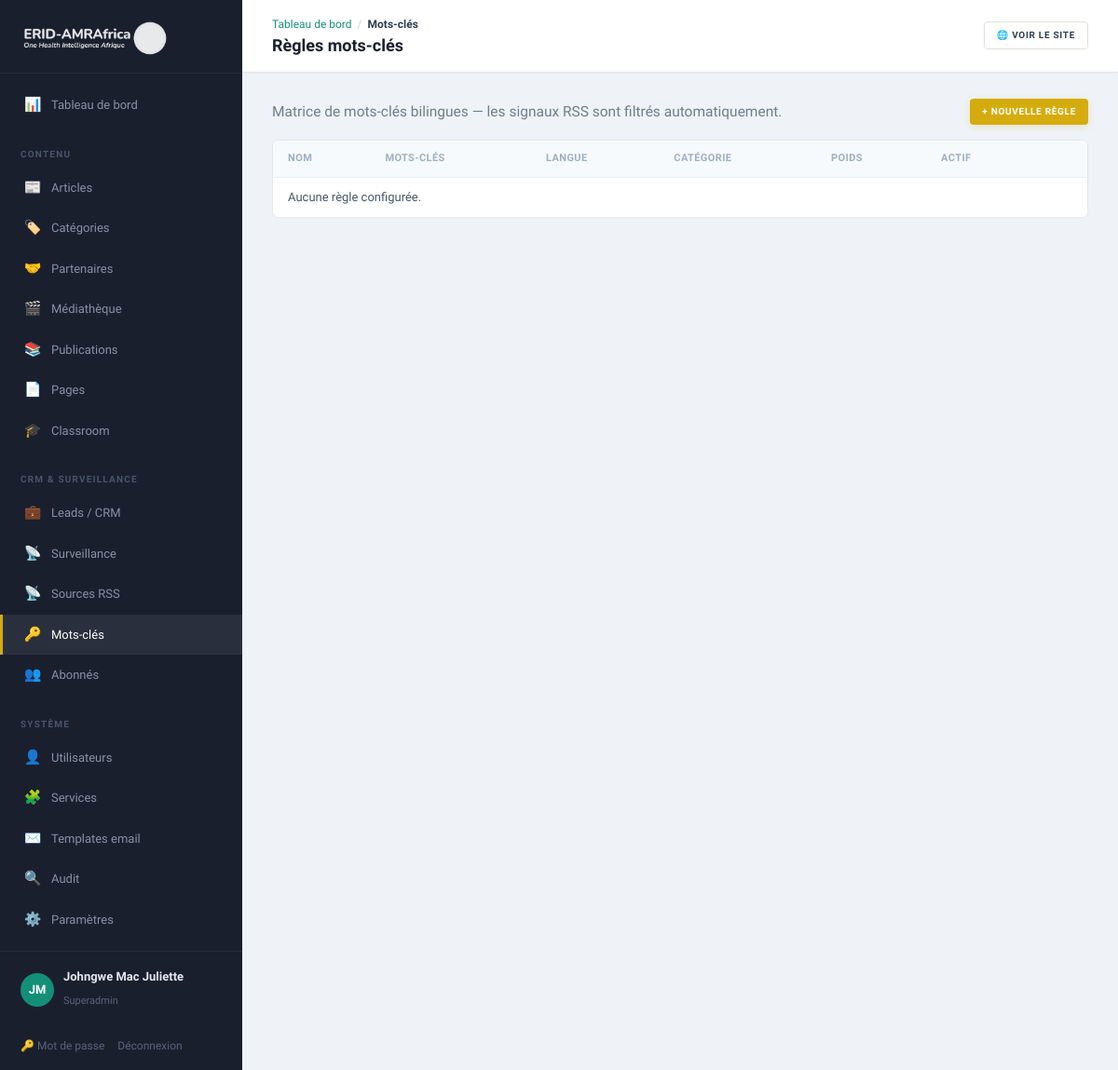
Before: /admin/keyword-rules (signed in) with the older database file.
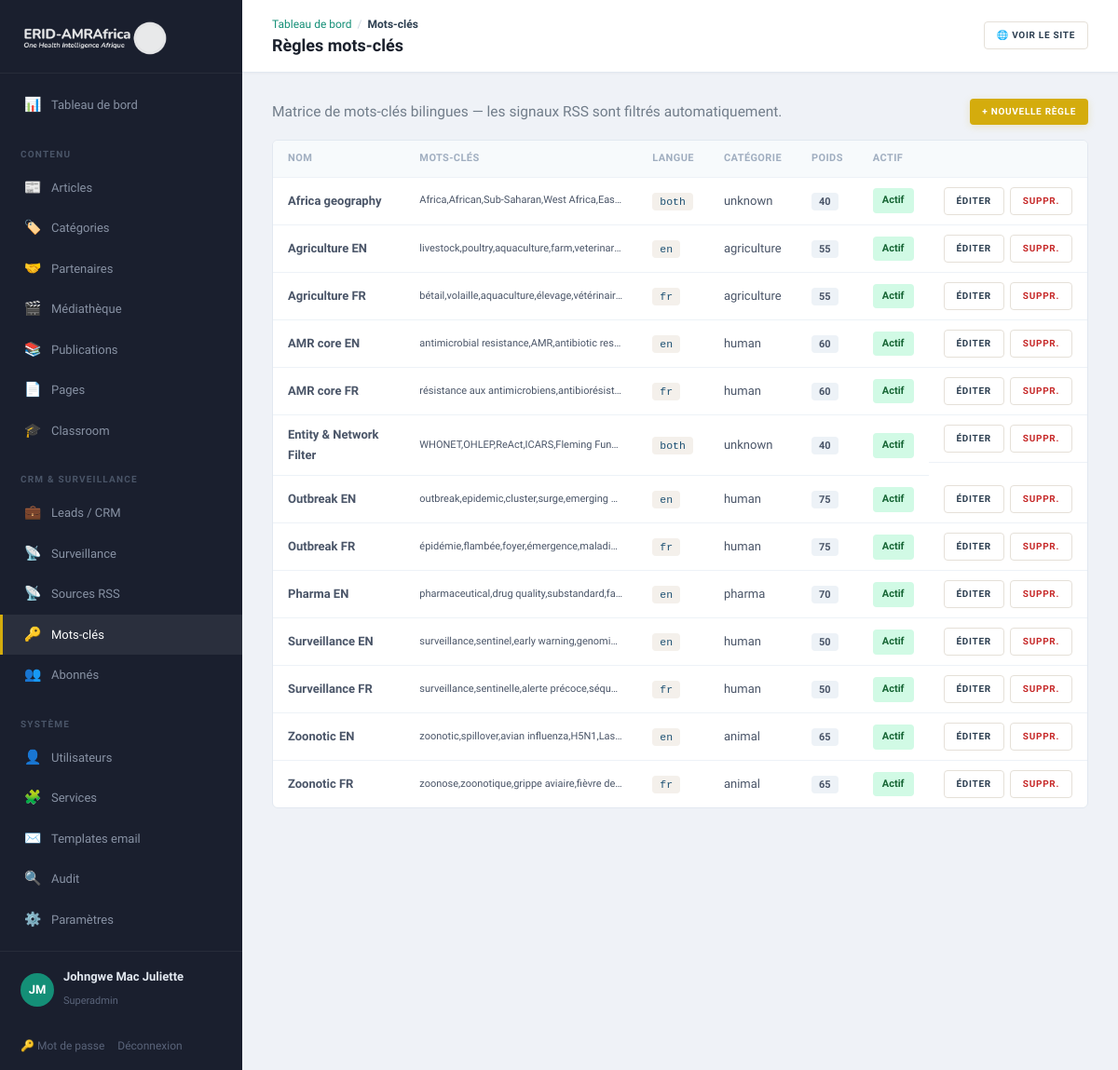
After: the same page with the newer database file.
### tables this page shows
CREATE TABLE keyword_rules (
    id              INT UNSIGNED AUTO_INCREMENT PRIMARY KEY,
    name            VARCHAR(200)    NOT NULL,
    pattern         VARCHAR(500)    NOT NULL COMMENT 'comma-separated keywords',
    language        ENUM('en','fr','both') NOT NULL DEFAULT 'both',
    category        VARCHAR(80)     NULL COMMENT 'maps to rumours.sector or free tag',
    risk_weight     TINYINT         NOT NULL DEFAULT 50 COMMENT 'base risk score when matched 0-100',
    is_active       TINYINT(1)      NOT NULL DEFAULT 1,
    created_at      DATETIME        NOT NULL DEFAULT CURRENT_TIMESTAMP
);

### app/Core/View.php (called while the page is built, shortened)
<?php
final class View
{
    public static function render(string $template, array $data = [], string $layout = 'public'): void
    {
        $root = Config::get('root');
        extract($data, EXTR_SKIP);
        require $root . '/app/Views/' . $template . '.php';
        $content = ob_get_clean();
        require $root . '/app/Views/layouts/' . $layout . '.php';
    }
    public static function e(?string $s): string
    {
        return htmlspecialchars((string) $s, ENT_QUOTES, 'UTF-8');
    }
}

### app/Core/Controller.php (called while the page is built, shortened)
<?php
abstract class Controller
{
    protected function view(string $template, array $data = [], string $layout = 'public'): void
    {
        View::render($template, $data, $layout);
    }
}

### app/Controllers/Admin/KeywordRulesController.php (called while the page is built, shortened)
<?php
final class KeywordRulesController extends Controller
{
    public function index(): void
    {
        $rules = Database::all('SELECT * FROM keyword_rules ORDER BY name');
        $this->view('admin/keyword_rules', ['title' => 'Règles mots-clés', 'rules' => $rules], 'admin');
    }
}

### public/index.php (called while the page is built, shortened)
<?php
spl_autoload_register(function (string $class): void {
    $path = APP_ROOT . '/app/' . str_replace('\\', '/', substr($class, 4)) . '.php';
});
$router = new Router();
$router->dispatch($_SERVER['REQUEST_METHOD'], $_SERVER['REQUEST_URI']);

### app/Core/Config.php (called while the page is built, shortened)
<?php
final class Config
{
    private static array $data = [];
    public static function load(string $root): void
    {
        $env = [];
        self::$data = [
            'app' => [
                'name'   => $env['APP_NAME']   ?? 'ERID-AMRAfrica',
                'env'    => $env['APP_ENV']    ?? 'production',
                'url'    => $env['APP_URL']    ?? 'http://localhost:8080',
                'locale' => $env['APP_LOCALE'] ?? 'fr',
            ],
            'db' => [
                'host' => $env['DB_HOST'] ?? '127.0.0.1',
                'port' => $env['DB_PORT'] ?? '3306',
                'name' => $env['DB_NAME'] ?? 'erid_amrafrica',
                'user' => $env['DB_USER'] ?? 'root',
                'pass' => $env['DB_PASS'] ?? '',
            ],
            'mail' => [
                'from'      => $env['MAIL_FROM'] ?? 'consulting@erid-amrafrica.org',
                'from_name' => $env['MAIL_FROM_NAME'] ?? 'ERID-AMRAfrica',
            ],
            'root' => $root,
        ];
    }
    public static function get(string $key): mixed
    {
        return self::$data[$key] ?? null;
    }
}

### app/Core/Database.php (called while the page is built, shortened)
<?php
final class Database
{
    private static ?PDO $pdo = null;
    public static function pdo(): PDO
    {
        if (self::$pdo === null) {
            $cfg = Config::get('db');
            $dsn = sprintf(
                'mysql:host=%s;port=%s;dbname=%s;charset=utf8mb4',
                $cfg['host'], $cfg['port'], $cfg['name']
            );
            try {
                self::$pdo = new PDO($dsn, $cfg['user'], $cfg['pass'], [
                    PDO::ATTR_ERRMODE            => PDO::ERRMODE_EXCEPTION,
                    PDO::ATTR_DEFAULT_FETCH_MODE => PDO::FETCH_ASSOC,
                    PDO::ATTR_EMULATE_PREPARES   => false,
                    PDO::MYSQL_ATTR_INIT_COMMAND => "SET NAMES utf8mb4 COLLATE utf8mb4_unicode_ci",
                ]);
            } catch (PDOException $e) {
                http_response_code(500);
                exit('Database connection failed.');
            }
        }
        return self::$pdo;
    }
    public static function all(string $sql, array $params = []): array
    {
        $stmt = self::pdo()->prepare($sql);
        $stmt->execute($params);
        return $stmt->fetchAll();
    }
}

### app/Core/Auth.php (called while the page is built, shortened)
<?php
final class Auth
{
    public static function check(): bool
    {
        return true;
    }
    public static function user(): ?array
    {
        return [
            'id'   => $_SESSION['uid'],
            'name' => $_SESSION['uname'],
            'role' => $_SESSION['urole'],
        ];
    }
}

### app/Views/admin/keyword_rules.php (the view, shortened to what the changed rows need)
<?php
$e = fn($s) => View::e($s);
?>
<div class="toolbar" style="display:flex;justify-content:space-between;align-items:center;flex-wrap:wrap;gap:8px">
  <p class="muted" style="margin:0">Matrice de mots-clés bilingues — les signaux RSS sont filtrés automatiquement.</p>
  <a class="btn btn-gold sm" href="/admin/keyword-rules/new">+ Nouvelle règle</a>
</div>
<div class="panel">
  <table class="data-table">
    <thead><tr><th>Nom</th><th>Mots-clés</th><th>Langue</th><th>Catégorie</th><th>Poids</th><th>Actif</th><th></th></tr></thead>
    <tbody>
    <?php foreach ($rules as $r): ?>
      <tr>
        <td><strong><?= $e($r['name']) ?></strong></td>
        <td style="max-width:250px;overflow:hidden;text-overflow:ellipsis;white-space:nowrap;font-size:11px" title="<?= $e($r['pattern']) ?>"><?= $e(mb_substr($r['pattern'], 0, 60)) ?><?= mb_strlen($r['pattern']) > 60 ? '...' : '' ?></td>
        <td><code><?= $e($r['language']) ?></code></td>
        <td><?= $r['category'] ? $e($r['category']) : '<span class="muted">—</span>' ?></td>
        <td><span class="badge"><?= (int)$r['risk_weight'] ?></span></td>
        <td><span class="status <?= $r['is_active'] ? 'status-published' : 'status-draft' ?>"><?= $r['is_active'] ? 'Actif' : 'Inactif' ?></span></td>
        <td style="display:flex;gap:6px">
          <a class="btn btn-ghost sm" href="/admin/keyword-rules/<?= (int)$r['id'] ?>/edit">Éditer</a>
          <form method="post" action="/admin/keyword-rules/<?= (int)$r['id'] ?>/delete" style="display:inline" onsubmit="return confirm('Supprimer cette règle ?')">
            <button type="submit" class="btn btn-ghost sm" style="color:#c62828">Suppr.</button>
          </form>
        </td>
      </tr>
    <?php endforeach; ?>
    <?php if (!$rules): ?><tr><td colspan="7" class="muted">Aucune règle configurée.</td></tr><?php endif; ?>
    </tbody>
  </table>
</div>

### app/Core/Router.php (shortened to what the changed rows need)
<?php
final class Router
{
    private array $routes = ['GET' => [], 'POST' => []];
    public function get(string $path, callable|array $handler): void
    {
        $this->routes['GET'][$this->normalize($path)] = $handler;
    }
    public function post(string $path, callable|array $handler): void
    {
        $this->routes['POST'][$this->normalize($path)] = $handler;
    }
    private function normalize(string $path): string
    {
        return '/' . trim($path, '/');
    }
    public function dispatch(string $method, string $uri): void
    {
        $path = $this->normalize(parse_url($uri, PHP_URL_PATH) ?: '/');
        foreach ($this->routes[$method] ?? [] as $route => $handler) {
            $pattern = '#^' . preg_replace('#\{[a-zA-Z_]+\}#', '([^/]+)', $route) . '$#';
            if (preg_match($pattern, $path, $m)) {
                array_shift($m);
                $this->invoke($handler, $m);
                return;
            }
        }
    }
    private function invoke(callable|array $handler, array $args): void
    {
        if (is_array($handler)) {
            [$class, $method] = $handler;
            (new $class())->{$method}(...$args);
            return;
        }
    }
}

### app/Views/layouts/admin.php (shortened to what the changed rows need)
<?php
$e = fn($s) => View::e($s);
$u = Auth::user();
$uri = strtok($_SERVER['REQUEST_URI'] ?? '', '?');
$isActive = fn($path) => $uri === $path ? 'active' : '';
$initials = implode('', array_map(fn($w) => mb_strtoupper(mb_substr($w, 0, 1)), explode(' ', $u['name'] ?? 'A')));
$crumbs = [['Tableau de bord', '/admin']];
$segments = array_filter(explode('/', trim($uri, '/')));
array_shift($segments);
$breadcrumbLabels = [
    'articles' => 'Articles', 'categories' => 'Catégories', 'partners' => 'Partenaires', 'media' => 'Médiathèque', 'publications' => 'Publications',
    'pages' => 'Pages', 'courses' => 'Classroom', 'leads' => 'Leads / CRM',
    'rumours' => 'Surveillance', 'rss-sources' => 'Sources RSS', 'keyword-rules' => 'Mots-clés',
    'subscribers' => 'Abonnés', 'users' => 'Utilisateurs',
    'services' => 'Services', 'email-templates' => 'Templates email', 'audit' => 'Audit',
    'settings' => 'Paramètres', 'new' => 'Nouveau', 'edit' => 'Éditer', 'export' => 'Export',
    'password' => 'Mot de passe',
];
$path = '/admin';
foreach ($segments as $seg) {
    $path .= '/' . $seg;
    $crumbs[] = [$breadcrumbLabels[$seg] ?? (is_numeric($seg) ? '#' . $seg : ucfirst($seg)), $path];
}
?>
<!DOCTYPE html>
<html lang="fr">
<head>
    <link rel="stylesheet" href="/assets/css/app.css">
</head>
<body class="admin">
<aside class="sidebar" id="adminSidebar">
    <div class="sidebar__logo">
        <a href="/admin"><img src="/assets/logo.png" alt="ERID-AMRAfrica" class="sidebar__logo-img"></a>
    </div>
    <nav class="sidebar__nav">
        <a href="/admin" class="sidebar__link <?= $isActive('/admin') ?>">
            <span class="sidebar__icon">📊</span> Tableau de bord
        </a>
        <div class="sidebar__section">Contenu</div>
        <a href="/admin/articles" class="sidebar__link <?= str_starts_with($uri, '/admin/articles') ? 'active' : '' ?>">
            <span class="sidebar__icon">📰</span> Articles
        </a>
        <a href="/admin/categories" class="sidebar__link <?= str_starts_with($uri, '/admin/categories') ? 'active' : '' ?>">
            <span class="sidebar__icon">🏷️</span> Catégories
        </a>
        <a href="/admin/partners" class="sidebar__link <?= str_starts_with($uri, '/admin/partners') ? 'active' : '' ?>">
            <span class="sidebar__icon">🤝</span> Partenaires
        </a>
        <a href="/admin/media" class="sidebar__link <?= str_starts_with($uri, '/admin/media') ? 'active' : '' ?>">
            <span class="sidebar__icon">🎬</span> Médiathèque
        </a>
        <a href="/admin/publications" class="sidebar__link <?= str_starts_with($uri, '/admin/publications') ? 'active' : '' ?>">
            <span class="sidebar__icon">📚</span> Publications
        </a>
        <a href="/admin/pages" class="sidebar__link <?= str_starts_with($uri, '/admin/pages') ? 'active' : '' ?>">
            <span class="sidebar__icon">📄</span> Pages
        </a>
        <a href="/admin/courses" class="sidebar__link <?= str_starts_with($uri, '/admin/courses') ? 'active' : '' ?>">
            <span class="sidebar__icon">🎓</span> Classroom
        </a>
        <div class="sidebar__section">CRM & Surveillance</div>
        <a href="/admin/leads" class="sidebar__link <?= str_starts_with($uri, '/admin/leads') ? 'active' : '' ?>">
            <span class="sidebar__icon">💼</span> Leads / CRM
        </a>
        <a href="/admin/rumours" class="sidebar__link <?= str_starts_with($uri, '/admin/rumours') ? 'active' : '' ?>">
            <span class="sidebar__icon">📡</span> Surveillance
        </a>
        <a href="/admin/rss-sources" class="sidebar__link <?= str_starts_with($uri, '/admin/rss-sources') ? 'active' : '' ?>">
            <span class="sidebar__icon">📡</span> Sources RSS
        </a>
        <a href="/admin/keyword-rules" class="sidebar__link <?= str_starts_with($uri, '/admin/keyword-rules') ? 'active' : '' ?>">
            <span class="sidebar__icon">🔑</span> Mots-clés
        </a>
        <a href="/admin/subscribers" class="sidebar__link <?= str_starts_with($uri, '/admin/subscribers') ? 'active' : '' ?>">
            <span class="sidebar__icon">👥</span> Abonnés
        </a>
        <?php if (in_array($_SESSION['urole'] ?? '', ['superadmin', 'editor'])): ?>
        <div class="sidebar__section">Système</div>
        <?php if (($_SESSION['urole'] ?? '') === 'superadmin'): ?>
        <a href="/admin/users" class="sidebar__link <?= str_starts_with($uri, '/admin/users') ? 'active' : '' ?>">
            <span class="sidebar__icon">👤</span> Utilisateurs
        </a>
        <?php endif; ?>
        <a href="/admin/services" class="sidebar__link <?= str_starts_with($uri, '/admin/services') ? 'active' : '' ?>">
            <span class="sidebar__icon">🧩</span> Services
        </a>
        <a href="/admin/email-templates" class="sidebar__link <?= str_starts_with($uri, '/admin/email-templates') ? 'active' : '' ?>">
            <span class="sidebar__icon">✉️</span> Templates email
        </a>
        <a href="/admin/audit" class="sidebar__link <?= str_starts_with($uri, '/admin/audit') ? 'active' : '' ?>">
            <span class="sidebar__icon">🔍</span> Audit
        </a>
        <a href="/admin/settings" class="sidebar__link <?= str_starts_with($uri, '/admin/settings') ? 'active' : '' ?>">
            <span class="sidebar__icon">⚙️</span> Paramètres
        </a>
        <?php endif; ?>
    </nav>
    <div class="sidebar__user">
        <div class="sidebar__avatar"><?= $e(mb_substr($initials, 0, 2)) ?></div>
        <div class="sidebar__user-info">
            <strong><?= $e($u['name'] ?? '') ?></strong>
            <small><?= $e(ucfirst($u['role'] ?? '')) ?></small>
        </div>
    </div>
    <div class="sidebar__foot">
        <a href="/admin/password">🔑 Mot de passe</a>
        <a href="/admin/logout">Déconnexion</a>
    </div>
</aside>
<div class="admin-main">
    <header class="admin-top">
        <div class="admin-top__left">
            <nav class="breadcrumbs" aria-label="Fil d'Ariane">
                <?php foreach ($crumbs as $i => $c): ?>
                    <?php if ($i > 0): ?><span class="breadcrumbs__sep">/</span><?php endif; ?>
                    <?php if ($i === count($crumbs) - 1): ?>
                        <span class="breadcrumbs__current"><?= $e($c[0]) ?></span>
                    <?php else: ?>
                        <a href="<?= $e($c[1]) ?>" class="breadcrumbs__link"><?= $e($c[0]) ?></a>
                    <?php endif; ?>
                <?php endforeach; ?>
            </nav>
            <h1><?= $e($title ?? '') ?></h1>
        </div>
        <div class="admin-top__right">
            <a class="btn btn-ghost sm" href="/" target="_blank">🌐 Voir le site</a>
        </div>
    </header>
    <div class="admin-content"><?= $content ?></div>
</div>
</body>
</html>

Changed rows visible on the page:
added keyword_rules: name "Africa geography", pattern "Africa,African,Sub-Saharan,West Africa,Eas…", language "both", category "unknown", risk_weight "40", is_active "Actif"
added keyword_rules: name "Agriculture EN", pattern "livestock,poultry,aquaculture,farm,veterinar…", language "en", category "agriculture", risk_weight "55", is_active "Actif"
added keyword_rules: name "Agriculture FR", pattern "bétail,volaille,aquaculture,élevage,vétérinair…", language "fr", category "agriculture", risk_weight "55", is_active "Actif"
added keyword_rules: name "AMR core EN", pattern "antimicrobial resistance,AMR,antibiotic res…", language "en", category "human", risk_weight "60", is_active "Actif"
added keyword_rules: name "AMR core FR", pattern "résistance aux antimicrobiens,antibiorésist…", language "fr", category "human", risk_weight "60", is_active "Actif"
added keyword_rules: name "Entity & Network Filter", pattern "WHONET,OHLEP,ReAct,ICARS,Fleming Fun…", language "both", category "unknown", risk_weight "40", is_active "Actif"
added keyword_rules: name "Outbreak EN", pattern "outbreak,epidemic,cluster,surge,emerging…", language "en", category "human", risk_weight "75", is_active "Actif"
added keyword_rules: name "Outbreak FR", pattern "épidémie,flambée,foyer,émergence,maladi…", language "fr", category "human", risk_weight "75", is_active "Actif"
added keyword_rules: name "Pharma EN", pattern "pharmaceutical,drug quality,substandard,fa…", language "en", category "pharma", risk_weight "70", is_active "Actif"
added keyword_rules: name "Surveillance EN", pattern "surveillance,sentinel,early warning,genomi…", language "en", category "human", risk_weight "50", is_active "Actif"
added keyword_rules: name "Surveillance FR", pattern "surveillance,sentinelle,alerte précoce,séqu…", language "fr", category "human", risk_weight "50", is_active "Actif"
added keyword_rules: name "Zoonotic EN", pattern "zoonotic,spillover,avian influenza,H5N1,Las…", language "en", category "animal", risk_weight "65", is_active "Actif"
added keyword_rules: name "Zoonotic FR", pattern "zoonose,zoonotique,grippe aviaire,fièvre de…", language "fr", category "animal", risk_weight "65", is_active "Actif"
Other visible differences:
list line gone: "Aucune règle configurée."
